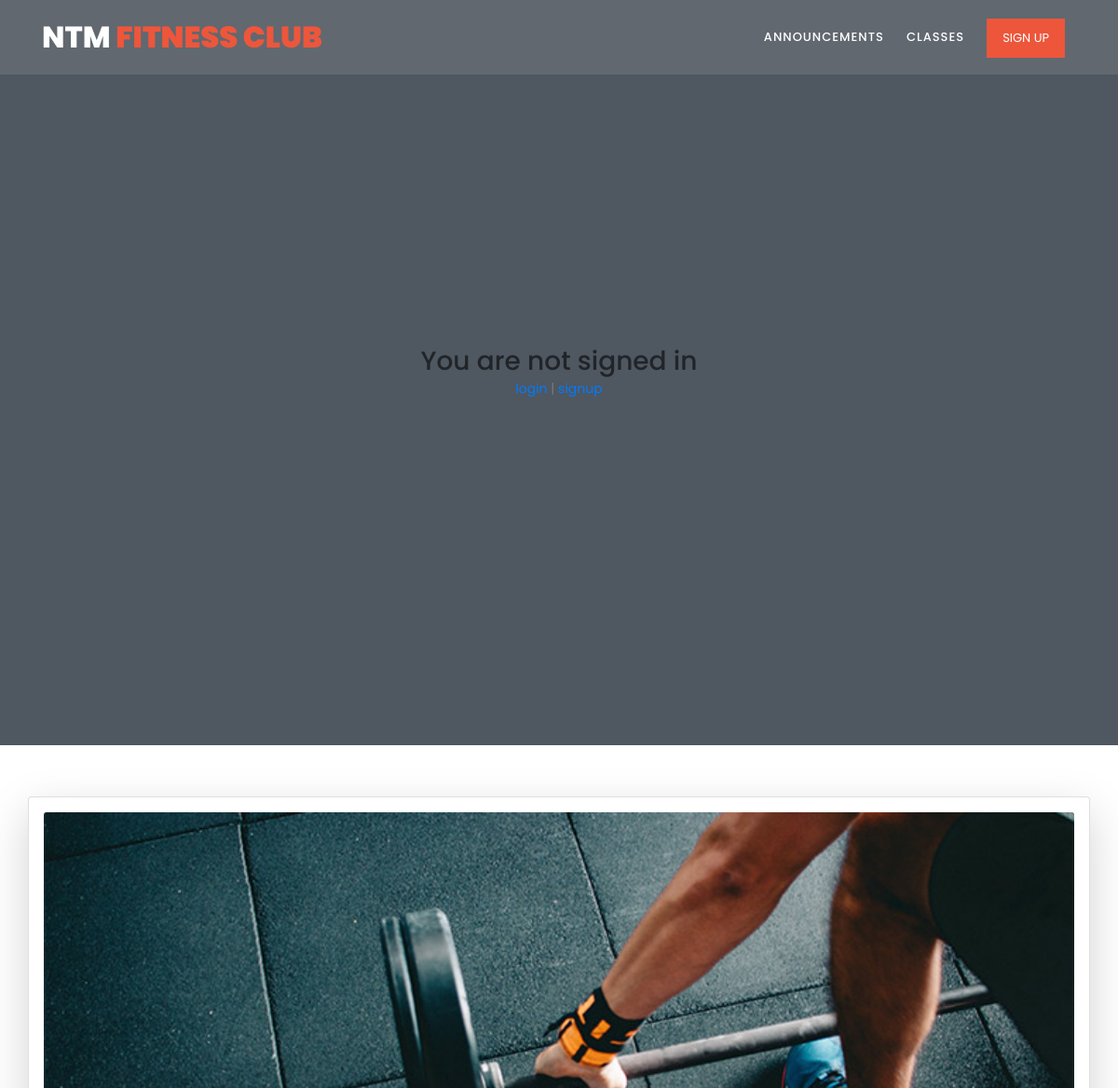
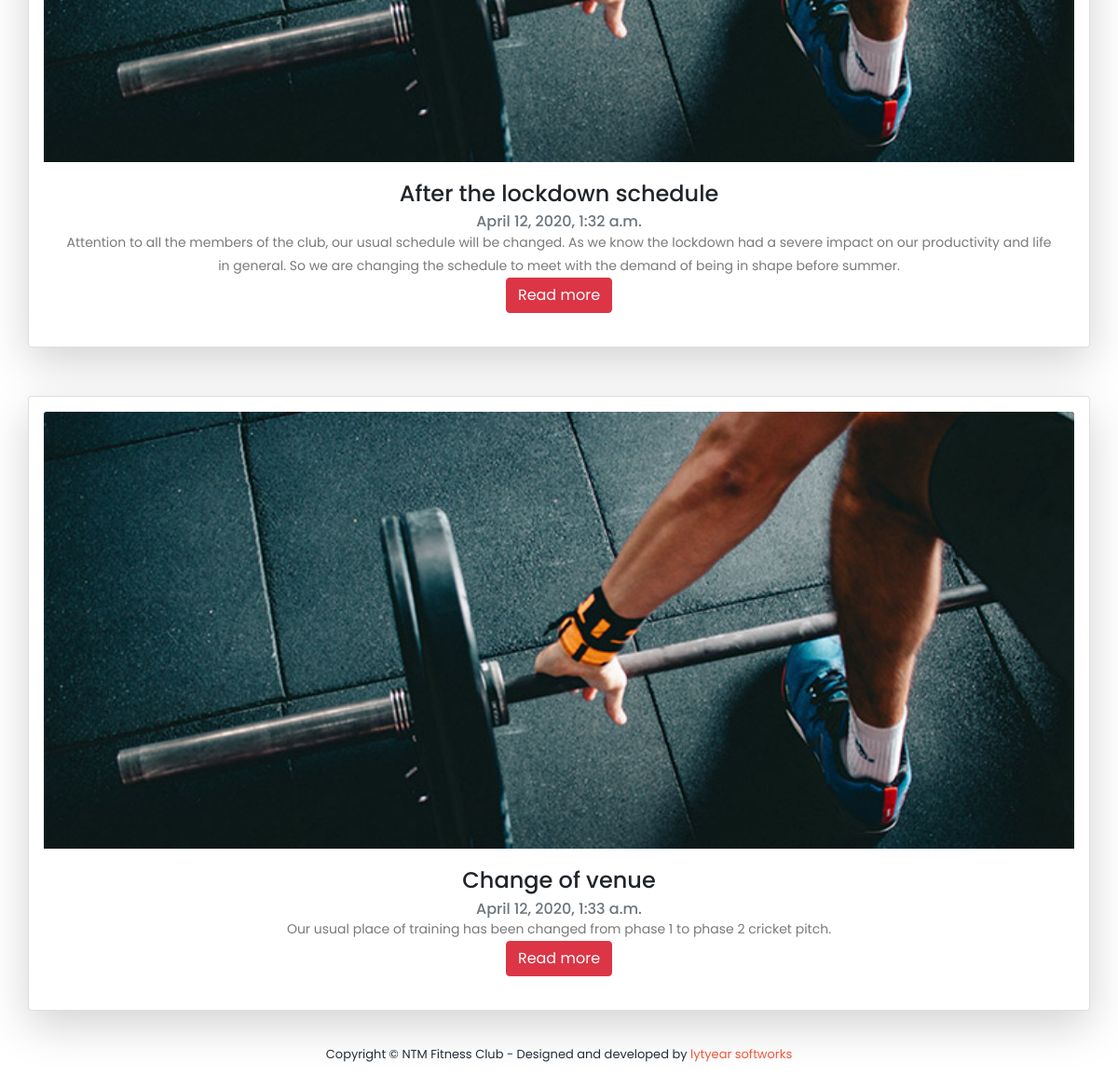
Screenshot of /blog/ with the database file from the repository (2 pictures, top to bottom).
### blog/models.py (models this page shows, shortened)
class Post (models.Model):
    title = models.CharField(max_length=100)
    body = models.TextField()
    date_posted = models.DateTimeField(auto_now=True)

### blog/views.py (the view)
# urls.py: path('', PostListView.as_view(), name='blog_list'),
class PostListView(ListView):
    model = Post
    template_name = "blog-list.html"

### templates/blog-list.html
{% extends 'blog-base.html'%}
{% load static %}
{% block main_content %}
<div class="main-banner" id="top">
    <video autoplay muted loop id="bg-video">
    </video>
    <div class="video-overlay header-text">
        <div class="caption">
            {% if user.is_authenticated %}
            <h5>Welcome to the blog {{ user.username }}</h5>
            <a href="{% url 'logout'%}">logout</a>
            <div class="main-button scroll-to-section">
                <a href="#blog-list">Explore posts</a>
            </div>
            {% else %}
            <h3>You are not signed in</h3>
            <p><a href="{% url 'login' %}">login</a> |
                <a href="{% url 'accounts:signup' %}">signup</a></p>
            {% endif %}
        </div>
    </div>
</div>
<div class="container">
    <section class="section" id="blog-list">
        {% for post in object_list %}
        <div class="row">
            <div class="card text-center shadow-lg p-3 mt-5 mb-1 bg-white " style="width: 80rem;">
                <img src="{% static 'core/assets/images/training-image-01.jpg' %}" class="card-img-top"
                    alt="First Class">
                <div class="card-body">
                    <h4 class="card-title">{{post.title }}</h4>
                    <h6 class="card-subtitle text-muted">{{post.date_posted}}</h6>
                    <p class="card-text">{{ post.body }}</p>
                    <a href="{% url 'blog:blog_detail' post.pk %}" class="btn btn-danger">Read more</a>
                </div>
            </div>
        </div>
        {% endfor %}
    </section>
</div>
{% endblock main_content %}

### static/core/assets/css/superstyle.css (style rules this page uses)
html, body, div, span, applet, object, iframe, h1, h2, h3, h4, h5, h6, p, blockquote, div pre, a, abbr, acronym, address, big, cite, code, del, dfn, em, font, img, ins, kbd, q, s, samp, small, strike, strong, sub, sup, tt, var, b, u, i, center, dl, dt, dd, ol, ul, li, figure, header, nav, section, article, aside, footer, figcaption { margin: 0; padding: 0; border: 0; outline: 0; }
header, nav, section, article, aside, footer, hgroup { display: block; }
* { box-sizing: border-box; }
html, body { font-family: "Poppins", sans-serif; font-weight: 400; background-color: #fff; font-size: 16px; -ms-text-size-adjust: 100%; -webkit-font-smoothing: antialiased; -moz-osx-font-smoothing: grayscale; }
a { text-decoration: none !important; }
h1, h2, h3, h4, h5, h6 { margin-top: 0px; margin-bottom: 0px; }
p { font-size: 14px; line-height: 25px; color: #7a7a7a; }
html, body { background: #fff; font-family: "Poppins", sans-serif; }
.main-banner { position: relative; }
#bg-video { min-width: 100%; min-height: 100vh; max-width: 100%; max-height: 100vh; object-fit: cover; z-index: -1; }
.video-overlay { position: absolute; background-color: rgba(35, 45, 57, 0.8); top: 0; left: 0; bottom: 7px; width: 100%; }
.main-banner .caption { text-align: center; position: absolute; width: 80%; left: 50%; top: 50%; transform: translate(-50%, -50%); }

### rows the page displays
Post: title "After the lockdown schedule", date_posted "April 12, 2020, 1:32 a.m.", body "Attention to all the members of the club, our usual schedule will be changed. As we know the lockdown had a severe impact on our productivity and life in general. So we are changing the schedule to meet with the demand of being in shape before summer."
Post: title "Change of venue", date_posted "April 12, 2020, 1:33 a.m.", body "Our usual place of training has been changed from phase 1 to phase 2 cricket pitch."
